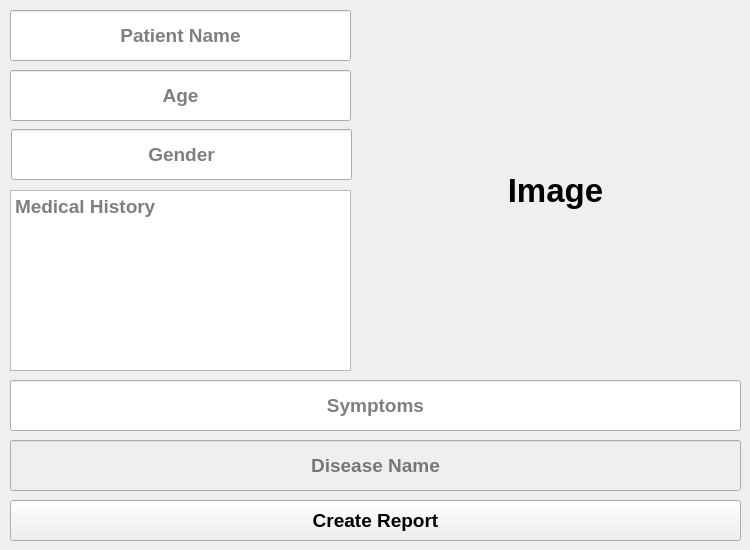
       <widget class="QWidget" name="reportDTab">
        <attribute name="title">
         <string>Report</string>
        </attribute>
        <widget class="QPushButton" name="createReport">
         <property name="geometry">
          <rect>
           <x>10</x>
           <y>500</y>
           <width>731</width>
           <height>41</height>
          </rect>
         </property>
         <property name="font">
          <font>
           <family>Arial</family>
           <pointsize>14</pointsize>
           <weight>75</weight>
           <bold>true</bold>
          </font>
         </property>
         <property name="cursor">
          <cursorShape>PointingHandCursor</cursorShape>
         </property>
         <property name="text">
          <string>Create Report</string>
         </property>
        </widget>
        <widget class="QLabel" name="image_3">
         <property name="enabled">
          <bool>true</bool>
         </property>
         <property name="geometry">
          <rect>
           <x>370</x>
           <y>10</y>
           <width>371</width>
           <height>361</height>
          </rect>
         </property>
         <property name="font">
          <font>
           <family>Arial</family>
           <pointsize>25</pointsize>
           <weight>75</weight>
           <bold>true</bold>
          </font>
         </property>
         <property name="layoutDirection">
          <enum>Qt::LeftToRight</enum>
         </property>
         <property name="autoFillBackground">
          <bool>true</bool>
         </property>
         <property name="text">
          <string>Image</string>
         </property>
         <property name="alignment">
          <set>Qt::AlignCenter</set>
         </property>
        </widget>
        <widget class="QLineEdit" name="showAge_2">
         <property name="geometry">
          <rect>
           <x>10</x>
           <y>70</y>
           <width>341</width>
           <height>51</height>
          </rect>
         </property>
         <property name="font">
          <font>
           <family>Arial</family>
           <pointsize>14</pointsize>
           <weight>75</weight>
           <bold>true</bold>
          </font>
         </property>
         <property name="alignment">
          <set>Qt::AlignCenter</set>
         </property>
         <property name="placeholderText">
          <string>Age</string>
         </property>
        </widget>
        <widget class="QLineEdit" name="showGender">
         <property name="geometry">
          <rect>
           <x>11</x>
           <y>129</y>
           <width>341</width>
           <height>51</height>
          </rect>
         </property>
         <property name="font">
          <font>
           <family>Arial</family>
           <pointsize>14</pointsize>
           <weight>75</weight>
           <bold>true</bold>
          </font>
         </property>
         <property name="alignment">
          <set>Qt::AlignCenter</set>
         </property>
         <property name="placeholderText">
          <string>Gender</string>
         </property>
        </widget>
        <widget class="QLineEdit" name="showPatientName">
         <property name="geometry">
          <rect>
           <x>10</x>
           <y>10</y>
           <width>341</width>
           <height>51</height>
          </rect>
         </property>
         <property name="font">
          <font>
           <family>Arial</family>
           <pointsize>14</pointsize>
           <weight>75</weight>
           <bold>true</bold>
          </font>
         </property>
         <property name="alignment">
          <set>Qt::AlignCenter</set>
         </property>
         <property name="placeholderText">
          <string>Patient Name</string>
         </property>
        </widget>
        <widget class="QLineEdit" name="diseaseName_2">
         <property name="enabled">
          <bool>false</bool>
         </property>
         <property name="geometry">
          <rect>
           <x>10</x>
           <y>440</y>
           <width>731</width>
           <height>51</height>
          </rect>
         </property>
         <property name="font">
          <font>
           <family>Arial</family>
           <pointsize>14</pointsize>
           <weight>75</weight>
           <bold>true</bold>
          </font>
         </property>
         <property name="text">
          <string/>
         </property>
         <property name="alignment">
          <set>Qt::AlignCenter</set>
         </property>
         <property name="placeholderText">
          <string>Disease Name</string>
         </property>
        </widget>
        <widget class="QLineEdit" name="symptoms">
         <property name="geometry">
          <rect>
           <x>10</x>
           <y>380</y>
           <width>731</width>
           <height>51</height>
          </rect>
         </property>
         <property name="font">
          <font>
           <family>Arial</family>
           <pointsize>14</pointsize>
           <weight>75</weight>
           <bold>true</bold>
          </font>
         </property>
         <property name="alignment">
          <set>Qt::AlignCenter</set>
         </property>
         <property name="placeholderText">
          <string>Symptoms</string>
         </property>
        </widget>
        <widget class="QTextEdit" name="medicalHistory_r">
         <property name="geometry">
          <rect>
           <x>10</x>
           <y>190</y>
           <width>341</width>
           <height>181</height>
          </rect>
         </property>
         <property name="font">
          <font>
           <family>Arial</family>
           <pointsize>14</pointsize>
           <weight>75</weight>
           <bold>true</bold>
          </font>
         </property>
         <property name="cursor" stdset="0">
          <cursorShape>IBeamCursor</cursorShape>
         </property>
         <property name="placeholderText">
          <string>Medical History</string>
         </property>
        </widget>
       </widget>
